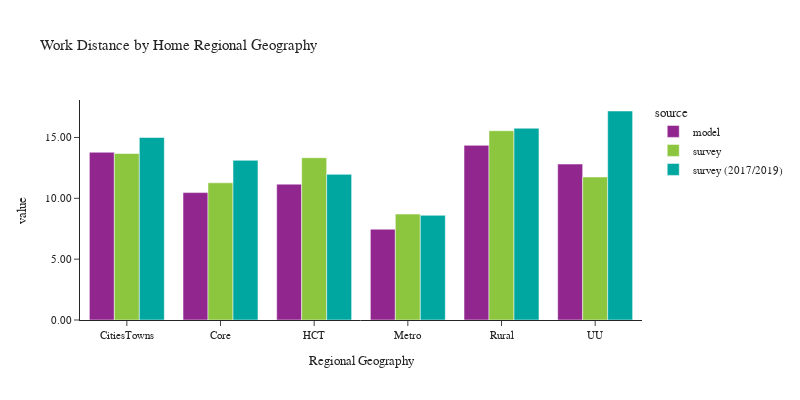

The notebook cell saved with this chart:
### Code cell
plot_work_location(df_workers, 'rg_proposed_home', 'Home Regional Geography', 'Regional Geography')

### Figure 1 — Plotly figure (JSON) as saved in the notebook; plotly's stock layout.template omitted (floating-point values rounded to 4 significant figures)
{"data": [{"alignmentgroup": "True", "customdata": [[186198], [498919], [469943], [721676], [248436], [84967]], "hovertemplate": "source=model<br>rg_proposed_home=%{x}<br>value=%{y}<br>sample count=%{customdata[0]}<extra></extra>", "legendgroup": "model", "marker": {"color": "#91268F", "pattern": {"shape": ""}}, "name": "model", "offsetgroup": "model", "orientation": "v", "showlegend": true, "textposition": "auto", "type": "bar", "x": ["CitiesTowns", "Core", "HCT", "Metro", "Rural", "UU"], "xaxis": "x", "y": [13.79, 10.47, 11.17, 7.461, 14.35, 12.82], "yaxis": "y"}, {"alignmentgroup": "True", "customdata": [[88], [221], [341], [1742], [179], [35]], "hovertemplate": "source=survey<br>rg_proposed_home=%{x}<br>value=%{y}<br>sample count=%{customdata[0]}<extra></extra>", "legendgroup": "survey", "marker": {"color": "#8CC63E", "pattern": {"shape": ""}}, "name": "survey", "offsetgroup": "survey", "orientation": "v", "showlegend": true, "textposition": "auto", "type": "bar", "x": ["CitiesTowns", "Core", "HCT", "Metro", "Rural", "UU"], "xaxis": "x", "y": [13.68, 11.27, 13.34, 8.704, 15.55, 11.75], "yaxis": "y"}, {"alignmentgroup": "True", "customdata": [[111], [953], [380], [3929], [175], [47]], "hovertemplate": "source=survey (2017/2019)<br>rg_proposed_home=%{x}<br>value=%{y}<br>sample count=%{customdata[0]}<extra></extra>", "legendgroup": "survey (2017/2019)", "marker": {"color": "#00A7A0", "pattern": {"shape": ""}}, "name": "survey (2017/2019)", "offsetgroup": "survey (2017/2019)", "orientation": "v", "showlegend": true, "textposition": "auto", "type": "bar", "x": ["CitiesTowns", "Core", "HCT", "Metro", "Rural", "UU"], "xaxis": "x", "y": [15.0, 13.12, 11.97, 8.603, 15.76, 17.18], "yaxis": "y"}], "layout": {"barmode": "group", "font": {"size": 11}, "height": 400, "legend": {"title": {"text": "source"}, "tracegroupgap": 0}, "title": {"text": "Work Distance by Home Regional Geography"}, "width": 800, "xaxis": {"anchor": "y", "domain": [0.0, 1.0], "title": {"text": "Regional Geography"}}, "yaxis": {"anchor": "x", "domain": [0.0, 1.0], "tickformat": ".2f", "title": {"text": "value"}}}}
